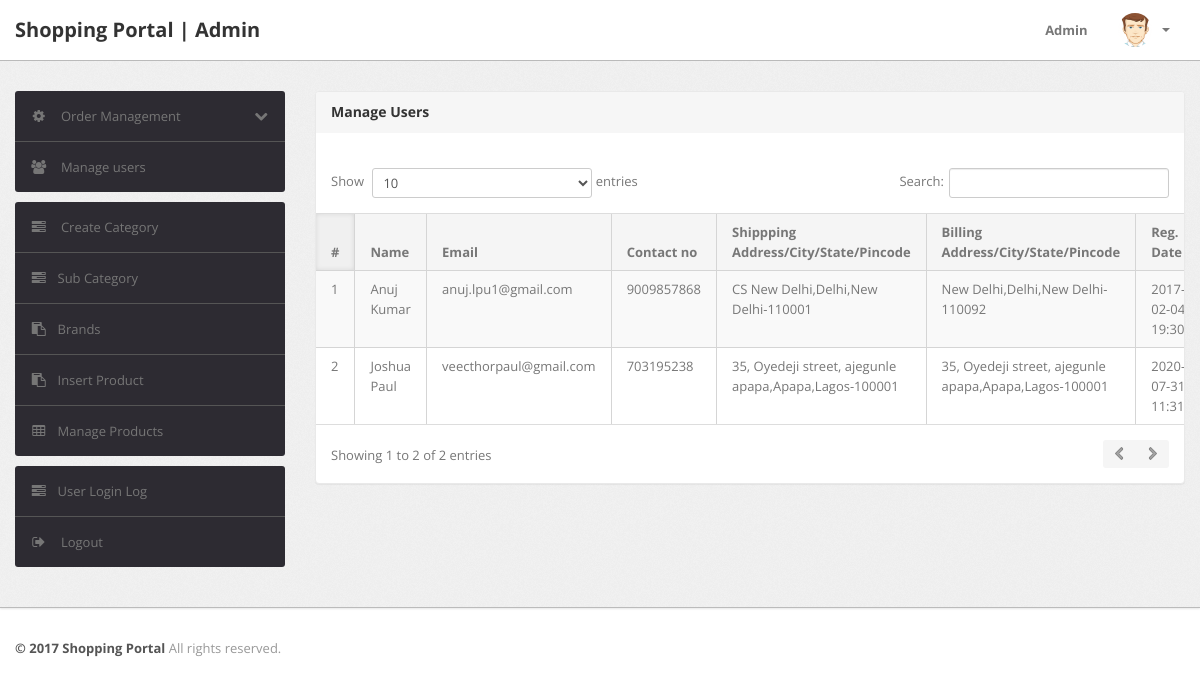
The page /admin/manage-users.php (signed in) on the database its author committed.
### tables this page shows
CREATE TABLE IF NOT EXISTS `users` (
  `id` int(11) NOT NULL AUTO_INCREMENT,
  `name` varchar(255) DEFAULT NULL,
  `email` varchar(255) DEFAULT NULL,
  `contactno` bigint(11) DEFAULT NULL,
  `password` varchar(255) DEFAULT NULL,
  `shippingAddress` longtext,
  `shippingState` varchar(255) DEFAULT NULL,
  `shippingCity` varchar(255) DEFAULT NULL,
  `shippingPincode` int(11) DEFAULT NULL,
  `billingAddress` longtext,
  `billingState` varchar(255) DEFAULT NULL,
  `billingCity` varchar(255) DEFAULT NULL,
  `billingPincode` int(11) DEFAULT NULL,
  `regDate` timestamp NOT NULL DEFAULT CURRENT_TIMESTAMP,
  `updationDate` varchar(255) DEFAULT NULL,
  PRIMARY KEY (`id`)
);

### admin/manage-users.php (the view, shortened to what this page needs)
<?php
include('include/config.php');
if(strlen($_SESSION['alogin'])==0)
	{
header('location:index.php');
}
else{
?>
<!DOCTYPE html>
<html lang="en">
<head>
	<link type="text/css" href="bootstrap/css/bootstrap.min.css" rel="stylesheet">
	<link type="text/css" href="bootstrap/css/bootstrap-responsive.min.css" rel="stylesheet">
	<link type="text/css" href="css/theme.css" rel="stylesheet">
	<link type="text/css" href="images/icons/css/font-awesome.css" rel="stylesheet">
</head>
<body>
<?php include('include/header.php');?>
	<div class="wrapper">
		<div class="container">
			<div class="row">
<?php include('include/sidebar.php');?>
			<div class="span9">
					<div class="content">
	<div class="module">
							<div class="module-head">
								<h3>Manage Users</h3>
							</div>
							<div class="module-body table">
									<br />
								<table cellpadding="0" cellspacing="0" border="0" class="datatable-1 table table-bordered table-striped	 display" width="100%">
									<thead>
										<tr>
											<th>#</th>
											<th> Name</th>
											<th>Email </th>
											<th>Contact no</th>
											<th>Shippping Address/City/State/Pincode </th>
											<th>Billing Address/City/State/Pincode </th>
											<th>Reg. Date </th>
										</tr>
									</thead>
									<tbody>
<?php $query=mysqli_query($con,"select * from users");
$cnt=1;
while($row=mysqli_fetch_array($query))
{
?>
										<tr>
											<td><?php echo htmlentities($cnt);?></td>
											<td><?php echo htmlentities($row['name']);?></td>
											<td><?php echo htmlentities($row['email']);?></td>
											<td> <?php echo htmlentities($row['contactno']);?></td>
											<td><?php echo htmlentities($row['shippingAddress'].",".$row['shippingCity'].",".$row['shippingState']."-".$row['shippingPincode']);?></td>
											<td><?php echo htmlentities($row['billingAddress'].",".$row['billingCity'].",".$row['billingState']."-".$row['billingPincode']);?></td>
											<td><?php echo htmlentities($row['regDate']);?></td>
										<?php $cnt=$cnt+1; } ?>
								</table>
							</div>
						</div>
					</div>
				</div>
			</div>
		</div>
	</div>
<?php include('include/footer.php');?>
</body>
<?php } ?>

### admin/css/theme.css (style rules this page uses)
body { font-size: 13px; font-family: 'Open Sans', Arial, sans-serif; background: #fff; color: #777 }
h1, h2, h3, h4, h5, h6 { color: #333; margin-top: 0 }
h3 { font-size: 20px }
.wrapper { background: url(../images/bg.png) #eee; border-bottom: 1px solid #bbb; -webkit-box-shadow: 0 1px 2px rgba(0,0,0,0.1); -moz-box-shadow: 0 1px 2px rgba(0,0,0,0.1); box-shadow: 0 1px 2px rgba(0,0,0,0.1); padding: 30px 0 }
.module { background: #fff; -webkit-border-radius: 3px; -moz-border-radius: 3px; border-radius: 3px; border: 1px solid #ccc; border-bottom-color: #bbb; -webkit-box-shadow: 0 0 1px rgba(0,0,0,0.2); -moz-box-shadow: 0 0 1px rgba(0,0,0,0.2); box-shadow: 0 0 1px rgba(0,0,0,0.2); margin-bottom: 30px }
.table { margin-bottom: 0 }
.table th, .table td { border-color: #d5d5d5!important }
.table-bordered thead:first-child tr:first-child>th:first-child, .table-bordered tbody:first-child tr:first-child>td:first-child { -webkit-border-top-left-radius: 2px; -moz-border-radius-topleft: 2px; border-top-left-radius: 2px }
.table-bordered thead:first-child tr:first-child>th:last-child, .table-bordered tbody:first-child tr:first-child>td:last-child { -webkit-border-top-right-radius: 2px; -moz-border-radius-topright: 2px; border-top-right-radius: 2px }
.table-bordered thead:last-child tr:last-child>th:first-child, .table-bordered tbody:last-child tr:last-child>td:first-child, .table-bordered tfoot:last-child tr:last-child>td:first-child { -webkit-border-bottom-left-radius: 2px; -moz-border-radius-bottomleft: 2px; border-bottom-left-radius: 2px }
.table-bordered thead:last-child tr:last-child>th:last-child, .table-bordered tbody:last-child tr:last-child>td:last-child, .table-bordered tfoot:last-child tr:last-child>td:last-child { -webkit-border-bottom-right-radius: 2px; -moz-border-radius-bottomright: 2px; border-bottom-right-radius: 2px }
.module { box-shadow: 0 0 3px rgba(0,0,0,.1); border-color: #e9e9e9; margin-bottom: 20px; background-color: #fff; border-radius: 4px; -webkit-box-shadow: 0 1px 1px rgba(0,0,0,.05); box-shadow: 0 1px 1px rgba(0,0,0,.05); }
.module-head { color: #767676; background-color: #f6f6f6; border-color: #e9e9e9; padding: 10px 15px; border-bottom: 1px solid transparent; border-top-right-radius: 3px; border-top-left-radius: 3px; }
.module-head h3 { font-size: 14px; line-height: 20px; height: 20px; margin: 0 }
.module-body { padding: 15px }
.module-body.table { padding: 15px 0 }
.module-body.table .table th, .module-body.table .table td { padding-left: 15px; padding-right: 15px }
.dataTables_wrapper table th { background: #f5f5f5; cursor: pointer }
.dataTables_wrapper table th.sorting_asc, .dataTables_wrapper table th.sorting_desc { background: #f0f0f0; -webkit-box-shadow: 0 0 5px rgba(0,0,0,0.1) inset; -moz-box-shadow: 0 0 5px rgba(0,0,0,0.1) inset; box-shadow: 0 0 5px rgba(0,0,0,0.1) inset }
.dataTables_wrapper .table-bordered { -webkit-border-radius: 0; -moz-border-radius: 0; border-radius: 0; border-left: 0; border-right: 0 }
.dataTables_wrapper .table-bordered thead tr>th:first-child, .dataTables_wrapper .table-bordered tbody tr>td:first-child, .dataTables_wrapper .table-bordered tfoot tr>td:first-child, .dataTables_wrapper .table-bordered tfoot tr>th:first-child { border-left: 0 }
.dataTables_wrapper .table-bordered thead:first-child tr:first-child>th:first-child, .dataTables_wrapper .table-bordered tbody:first-child tr:first-child>td:first-child { -webkit-border-top-left-radius: 0; -moz-border-radius-topleft: 0; border-top-left-radius: 0 }
.dataTables_wrapper .table-bordered thead:first-child tr:first-child>th:last-child, .dataTables_wrapper .table-bordered tbody:first-child tr:first-child>td:last-child { -webkit-border-top-right-radius: 0; -moz-border-radius-topright: 0; border-top-right-radius: 0 }
.dataTables_wrapper .table-bordered thead:last-child tr:last-child>th:first-child, .dataTables_wrapper .table-bordered tbody:last-child tr:last-child>td:first-child, .dataTables_wrapper .table-bordered tfoot:last-child tr:last-child>td:first-child { -webkit-border-bottom-left-radius: 0; -moz-border-radius-bottomleft: 0; border-bottom-left-radius: 0 }
.dataTables_wrapper .table-bordered thead:last-child tr:last-child>th:last-child, .dataTables_wrapper .table-bordered tbody:last-child tr:last-child>td:last-child, .dataTables_wrapper .table-bordered tfoot:last-child tr:last-child>td:last-child { -webkit-border-bottom-right-radius: 0; -moz-border-radius-bottomright: 0; border-bottom-right-radius: 0 }

### rows shown on the page
users: name "Anuj Kumar", email "anuj.lpu1@gmail.com", contactno "9009857868", shippingAddress+shippingCity+shippingState "CS New Delhi,Delhi,New Delhi-110001", billingAddress+billingCity+billingState "New Delhi,Delhi,New Delhi-110092", regDate "2017-02-04…"
users: name "Joshua Paul", email "veecthorpaul@gmail.com", contactno "703195238", shippingAddress+shippingCity+shippingState "35, Oyedeji street, ajegunle apapa,Apapa,Lagos-100001", billingAddress+billingCity+billingState "35, Oyedeji street, ajegunle apapa,Apapa,Lagos-100001", regDate "2020-07-31…"
